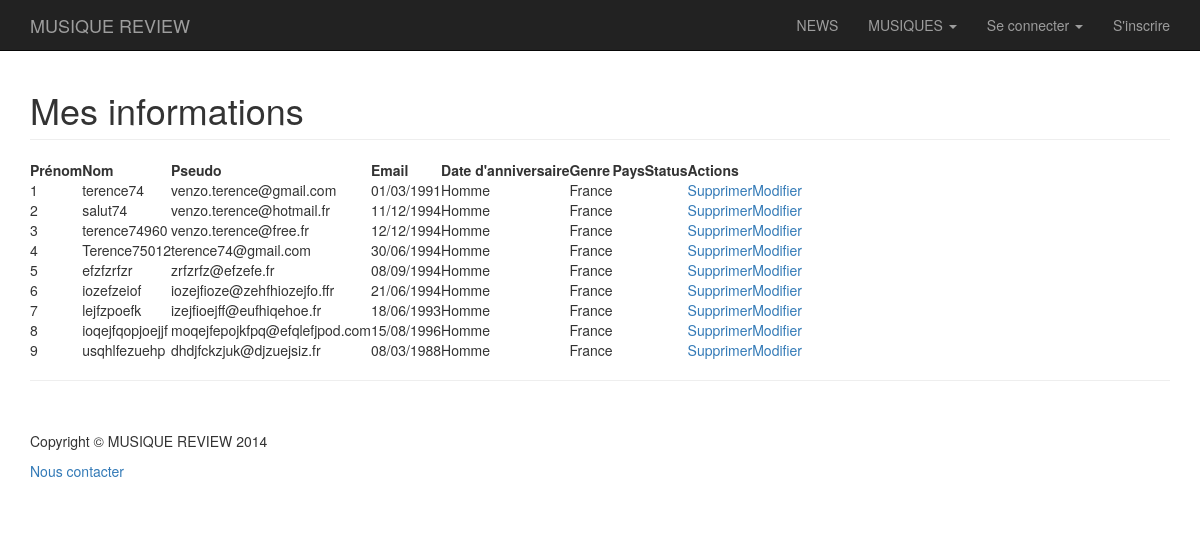
The page /account.php on the database its author committed.
### tables this page shows
CREATE TABLE USERS(
        id             BIGINT NOT NULL PRIMARY KEY AUTO_INCREMENT,
        email          Varchar (60) NOT NULL UNIQUE KEY,        
        pseudo         Varchar (30) NOT NULL ,
        image          Text ,
        gender         Char (1) NOT NULL ,
        firstname      Varchar (30) NOT NULL ,
        lastname       Varchar (30) NOT NULL ,
        birthday       Date NOT NULL ,
        register_date  Date NOT NULL ,
        country        Char (2) NOT NULL ,
        pwd            Varchar (60) NOT NULL ,
        moderator      TinyINT NOT NULL DEFAULT 1,
        access_token   Varchar (60) ,
        update_date    Date ,
        connect_date   Date ,
        trophy_points  Int NOT NULL DEFAULT 0 ,
        active_account TinyINT,
        UNIQUE (pseudo)
);

### conf.inc.php (called while the page is built, shortened)
<?php
$listOfCountry=[
				"fr" => "France",
				"it" => "Italie",
				"pl" => "Pologne"
				];
$listOfGender=[
		"m" => "Homme",
		"w" => "Femme",
		"o" => "Autre"
		];

### account.php (the view, shortened to what this page needs)
<?php
  include 'navbar.php';
  require_once "conf.inc.php";
?>
    <div class="container">
        <div class="row">
            <div class="col-lg-12">
                <h1 class="page-header">Mes informations</h1>
            </div>
        </div>
        <div>
            <?php
                $connection = dbConnect ();
                $query = $connection -> prepare ("SELECT * FROM USERS WHERE active_account=1");
                $query -> execute();
                $users = $query -> fetchAll ();
            ?>
            <table>
                <thead>
                    <tr>
                        <th>Prénom</th>
                        <th>Nom</th>
                        <th>Pseudo</th>
                        <th>Email</th>
                        <th>Date d'anniversaire</th>
                        <th>Genre</th>
                        <th>Pays</th>
                        <th>Status</th>
                        <th>Actions</th>
                    </tr>
                </thead>
                    <?php
                        foreach ($users as $user) {
                            echo "<tr>";
                            echo "<td>".$user["id"]."</td>";
                            echo "<td>".$user["pseudo"]."</td>";
                            echo "<td>".$user["email"]."</td>";
                            echo "<td>".date ("d/m/Y", strtotime($user["birthday"]))."</td>";
                            echo "<td>".$listOfGender[$user["gender"]]."</td>";
                            echo "<td>".$listOfCountry[$user["country"]]."</td>";
                            echo "<td>".$user["comment"]."</td>";
                            echo "<td>".$listOfStatus[$user["status"]]."</td>";
                            echo "<td><a href='deleteUser.php?id=".$user["id"]."'>Supprimer</a><a href='updateUser.php?id=".$user["id"]."'>Modifier</a></td>";
                            echo "</tr>";
                        }
                ?>
              </table>
        </div>
        <hr>
<?php
    include "footer.php";
?>

### header.php (shortened to what this page needs)
<!DOCTYPE html>
<html lang="fr">
<head>
    <link href="css/bootstrap.css" rel="stylesheet">
    <link href="css/modern-business.css" rel="stylesheet">
    <link href="font-awesome/css/font-awesome.min.css" rel="stylesheet" type="text/css">
</head>

### navbar.php (shortened to what this page needs)
<?php
include "header.php";
?>
<body>
    <nav class="navbar navbar-inverse navbar-fixed-top" role="navigation">
        <div class="container">
            <div class="navbar-header">
                <a class="navbar-brand" href="index.php">MUSIQUE REVIEW</a>
            </div>
            <div class="collapse navbar-collapse" id="bs-example-navbar-collapse-1">
                <ul class="nav navbar-nav navbar-right">
                    <li>
                        <a href="news.php">NEWS</a>
                    </li>
                    <li class="dropdown">
                        <a class="dropdown-toggle" data-toggle="dropdown"> MUSIQUES <b class="caret"></b></a>
                    </li>
                    <?php
                        if ( !isset($_SESSION['id'])){
                            echo
                            '<li class="dropdown">
                                <a  class="dropdown-toggle" data-toggle="dropdown">Se connecter <b class="caret"></b></a>
                                <ul class="dropdown-menu">
                                     <li>
                                        <form method=POST action="connection.php">
                                            <label>Email:</label><br>
                                            <input type="email" name="email" placeholder="Votre email" required="required">
                                            <label>Mot de passe:</label><br>
                                            <input type="password" name="pwd" placeholder="Votre mot de passe" required="required">
                                            <input type="submit" value="Se connecter">
                                        </form>
                                    </li>
                                    <li>
                                </ul>
                            </li>'.
                            "<li>
                                <a href='inscription.php'>S'inscrire</a>
                            </li>";
                        }
                    ?>
                </ul>
            </div>
        </div>
    </nav>

### footer.php (shortened to what this page needs)
		<footer>
		    <div class="row">
		        <div class="col-lg-12">
			        <p>Copyright &copy; MUSIQUE REVIEW 2014</p>
			        <a href="contact.php">Nous contacter</a>
		        </div>
		    </div>
	</footer>
	</div>
	</body>
</html>

### css/modern-business.css (style rules this page uses)
html, body { height: 100%; }
body { padding-top: 50px; }
footer { margin: 50px 0; }

### rows shown on the page
users: id "1", pseudo "terence74", email "venzo.terence@gmail.com", birthday "01/03/1991", gender "Homme", country "France"
users: id "2", pseudo "salut74", email "venzo.terence@hotmail.fr", birthday "11/12/1994", gender "Homme", country "France"
users: id "3", pseudo "terence74960", email "venzo.terence@free.fr", birthday "12/12/1994", gender "Homme", country "France"
users: id "4", pseudo "Terence75012", email "terence74@gmail.com", birthday "30/06/1994", gender "Homme", country "France"
users: id "5", pseudo "efzfzrfzr", email "zrfzrfz@efzefe.fr", birthday "08/09/1994", gender "Homme", country "France"
users: id "6", pseudo "iozefzeiof", email "iozejfioze@zehfhiozejfo.ffr", birthday "21/06/1994", gender "Homme", country "France"
users: id "7", pseudo "lejfzpoefk", email "izejfioejff@eufhiqehoe.fr", birthday "18/06/1993", gender "Homme", country "France"
users: id "8", pseudo "ioqejfqopjoejjf", email "moqejfepojkfpq@efqlefjpod.com", birthday "15/08/1996", gender "Homme", country "France"
users: id "9", pseudo "usqhlfezuehp", email "dhdjfckzjuk@djzuejsiz.fr", birthday "08/03/1988", gender "Homme", country "France"
